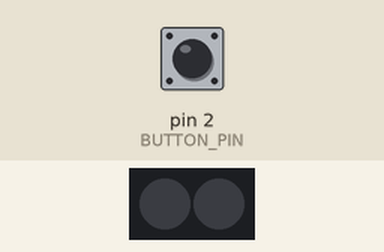
The sketch below on a simulated Arduino Uno, built with avr-gcc and run on an emulated ATmega328P. Shown: 2 RGB LEDs in strip order, left to right. The test bench sets the inputs (shaded band); at power-on: pin 2 (BUTTON_PIN) HIGH.

Above: at 1.2 s.
1.3 s: pin 2 (BUTTON_PIN) pulled LOW for 0.15 s
At 2.5 s:
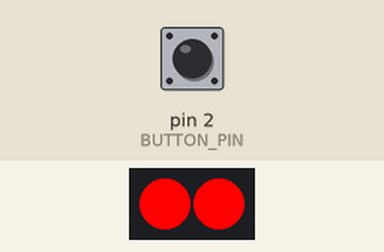
2.9 s: pin 2 (BUTTON_PIN) pulled LOW for 1 s
At 3.7 s:
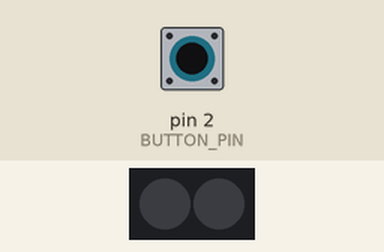
5.4 s: pin 2 (BUTTON_PIN) pulled LOW for 3.2 s
At 6.8 s:
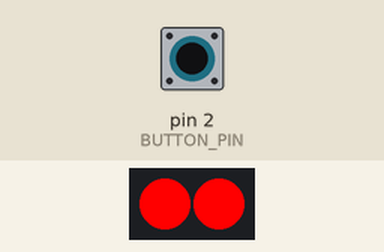
Timing chart, 0 to 8.4 s (numbered marks = the images above; inputs shaded):
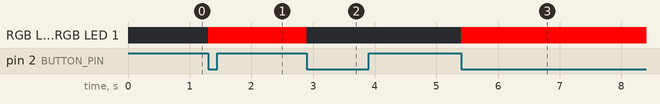

The sketch:

led_on_off.ino
```cpp
#include <FastLED.h>

#define NUM_LEDS 2
#define DATA_PIN 12
#define BUTTON_PIN 2

bool led_an = false;         // sind die LEDs an?
bool button_war = HIGH;      // waren sie vor Knopfdruck an?

CRGB leds[NUM_LEDS];

void setup() {
  pinMode(BUTTON_PIN, INPUT_PULLUP);

  FastLED.addLeds<WS2812, DATA_PIN, GRB>(leds, NUM_LEDS);
  FastLED.clear();
  FastLED.show();

}

void loop() {
  bool button_ist = digitalRead(BUTTON_PIN);
  if (button_war == HIGH && button_ist == LOW) {
    led_an = !led_an;

    if (led_an) {
     turnOnLeds();
    } else {
     turnOffLeds();
    }
    delay(500);
  }
  button_war = button_ist;
}

void turnOnLeds() {
  for (int i = 0; i < NUM_LEDS; i++) {
    leds[i] = CRGB::Red;
  }
  FastLED.show();
}

void turnOffLeds() {
  FastLED.clear();
  FastLED.show();
}
```

Measured:
- after the input at 1.3 s, RGB LED 0, RGB LED 1: off → RGB(255, 0, 0) at once
- after the input at 2.9 s, RGB LED 0, RGB LED 1: RGB(255, 0, 0) → off at once
- after the input at 5.4 s, RGB LED 0, RGB LED 1: off → RGB(255, 0, 0) at once
